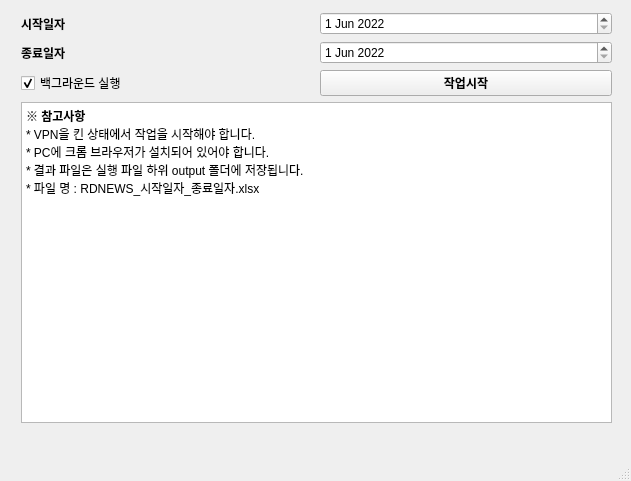
<?xml version="1.0" encoding="UTF-8"?>
<ui version="4.0">
 <class>mainWindow</class>
 <widget class="QMainWindow" name="mainWindow">
  <property name="geometry">
   <rect>
    <x>0</x>
    <y>0</y>
    <width>631</width>
    <height>481</height>
   </rect>
  </property>
  <property name="windowTitle">
   <string>RDNEWS_crawler</string>
  </property>
  <widget class="QWidget" name="centralwidget">
   <widget class="QWidget" name="">
    <property name="geometry">
     <rect>
      <x>21</x>
      <y>12</y>
      <width>591</width>
      <height>411</height>
     </rect>
    </property>
    <layout class="QVBoxLayout" name="verticalLayout">
     <item>
      <layout class="QHBoxLayout" name="horizontalLayout">
       <item>
        <widget class="QLabel" name="label">
         <property name="font">
          <font>
           <weight>75</weight>
           <bold>true</bold>
          </font>
         </property>
         <property name="text">
          <string>시작일자</string>
         </property>
        </widget>
       </item>
       <item>
        <widget class="QDateEdit" name="input_start_ymd">
         <property name="dateTime">
          <datetime>
           <hour>0</hour>
           <minute>0</minute>
           <second>0</second>
           <year>2022</year>
           <month>6</month>
           <day>1</day>
          </datetime>
         </property>
        </widget>
       </item>
      </layout>
     </item>
     <item>
      <layout class="QHBoxLayout" name="horizontalLayout_2">
       <item>
        <widget class="QLabel" name="label_2">
         <property name="font">
          <font>
           <weight>75</weight>
           <bold>true</bold>
          </font>
         </property>
         <property name="text">
          <string>종료일자</string>
         </property>
        </widget>
       </item>
       <item>
        <widget class="QDateEdit" name="input_end_ymd">
         <property name="dateTime">
          <datetime>
           <hour>0</hour>
           <minute>0</minute>
           <second>0</second>
           <year>2022</year>
           <month>6</month>
           <day>1</day>
          </datetime>
         </property>
        </widget>
       </item>
      </layout>
     </item>
     <item>
      <layout class="QHBoxLayout" name="horizontalLayout_3">
       <item>
        <widget class="QCheckBox" name="chk_background">
         <property name="enabled">
          <bool>true</bool>
         </property>
         <property name="text">
          <string>백그라운드 실행</string>
         </property>
         <property name="checked">
          <bool>true</bool>
         </property>
        </widget>
       </item>
       <item>
        <widget class="QPushButton" name="btn_start">
         <property name="font">
          <font>
           <weight>75</weight>
           <bold>true</bold>
          </font>
         </property>
         <property name="text">
          <string>작업시작</string>
         </property>
        </widget>
       </item>
      </layout>
     </item>
     <item>
      <widget class="QTextBrowser" name="log_text_browser">
       <property name="html">
        <string>&lt;!DOCTYPE HTML PUBLIC &quot;-//W3C//DTD HTML 4.0//EN&quot; &quot;http://www.w3.org/TR/REC-html40/strict.dtd&quot;&gt;
&lt;html&gt;&lt;head&gt;&lt;meta name=&quot;qrichtext&quot; content=&quot;1&quot; /&gt;&lt;style type=&quot;text/css&quot;&gt;
p, li { white-space: pre-wrap; }
&lt;/style&gt;&lt;/head&gt;&lt;body style=&quot; font-family:'Gulim'; font-size:9pt; font-weight:400; font-style:normal;&quot;&gt;
&lt;p style=&quot; margin-top:0px; margin-bottom:0px; margin-left:0px; margin-right:0px; -qt-block-indent:0; text-indent:0px;&quot;&gt;&lt;span style=&quot; font-weight:600;&quot;&gt;※ 참고사항&lt;/span&gt;&lt;/p&gt;
&lt;p style=&quot; margin-top:0px; margin-bottom:0px; margin-left:0px; margin-right:0px; -qt-block-indent:0; text-indent:0px;&quot;&gt;* VPN을 킨 상태에서 작업을 시작해야 합니다.&lt;/p&gt;
&lt;p style=&quot; margin-top:0px; margin-bottom:0px; margin-left:0px; margin-right:0px; -qt-block-indent:0; text-indent:0px;&quot;&gt;* PC에 크롬 브라우저가 설치되어 있어야 합니다.&lt;/p&gt;
&lt;p style=&quot; margin-top:0px; margin-bottom:0px; margin-left:0px; margin-right:0px; -qt-block-indent:0; text-indent:0px;&quot;&gt;* 결과 파일은 실행 파일 하위 output 폴더에 저장됩니다.&lt;/p&gt;
&lt;p style=&quot; margin-top:0px; margin-bottom:0px; margin-left:0px; margin-right:0px; -qt-block-indent:0; text-indent:0px;&quot;&gt;* 파일 명 : RDNEWS_시작일자_종료일자.xlsx&lt;/p&gt;&lt;/body&gt;&lt;/html&gt;</string>
       </property>
      </widget>
     </item>
    </layout>
   </widget>
  </widget>
  <widget class="QMenuBar" name="menubar">
   <property name="geometry">
    <rect>
     <x>0</x>
     <y>0</y>
     <width>631</width>
     <height>26</height>
    </rect>
   </property>
  </widget>
  <widget class="QStatusBar" name="statusbar"/>
 </widget>
 <resources/>
 <connections/>
</ui>
